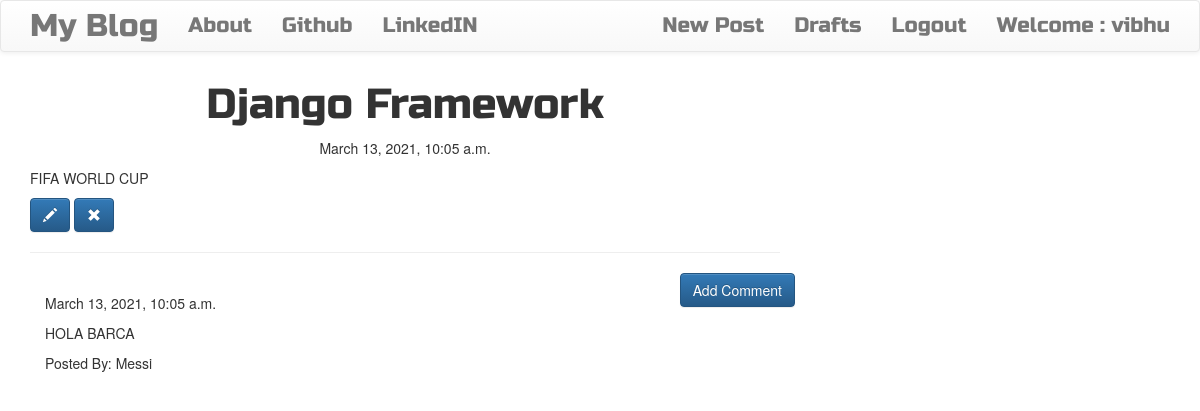
Screenshot of /post/3 (signed in) with the database file from the repository.
### blog/models.py (models this page shows, shortened)
class Post(models.Model):
    author = models.ForeignKey('auth.User', on_delete = models.CASCADE)
    title = models.CharField(max_length = 256)
    text = models.TextField()
    created_date = models.DateTimeField(default = timezone.now)
    published_date = models.DateTimeField(blank=True,null=True)

class Comment(models.Model):
    post = models.ForeignKey('blog.Post',related_name = 'comments',on_delete=models.CASCADE)
    author = models.CharField(max_length=256)
    text = models.TextField()
    created_date = models.DateTimeField(default = timezone.now)
    approved_comment = models.BooleanField(default = False)

### blog/views.py (the view)
# urls.py: path('post/<int:pk>',views.PostDetailView.as_view(),name='post_detail'),
class PostDetailView(DetailView):
    model = Post

### blog/templates/blog/post_detail.html (shortened to what this page needs)
{% extends 'blog/base.html'%}
{%block content%}
  <h1 class="posttitle loader">{{post.title}}</h1>
  {% if post.published_date %}
    <div class="date postdate">
      {{post.published_date}}
    </div>
  {%else%}
    <a class="btn btn-default" href="{% url 'post_publish' pk=post.pk %}">Publish</a>
  {%endif%}
    <p class='postcontent'>{{post.text|safe|linebreaksbr}}</p>
    {% if user.is_authenticated %}
      <a class="btn btn-primary" href="{% url 'post_edit' pk=post.pk %}">
        <span class="glyphicon glyphicon-pencil"></span>
      </a>
      <a class="btn btn-primary" href="{% url 'post_remove' pk=post.pk %}">
        <span class="glyphicon glyphicon-remove"></span>
      </a>
    {%endif%}
    <hr>
    <a class="btn btn-primary btn-comment" href="{% url 'add_comment_to_post' pk=post.pk %}">Add Comment</a>
    <div class="container">
      {% for comment in post.comments.all%}
        <br>
        {% if user.is_authenticated or comment.approved_comment%}
          {{comment.created_date}}
            <p>{{comment.text|safe|linebreaks}}</p>
            <p>Posted By: {{comment.author}}</p>
        {%endif%}
        {%empty%}
          <p>No Comments!</p>
      {%endfor%}
    </div>
{% endblock %}

### blog/templates/blog/base.html (shortened to what this page needs)
<!DOCTYPE html>
{% load static %}
<html lang="en" dir="ltr">
  <head>
    <link rel="stylesheet" href="https://stackpath.bootstrapcdn.com/bootstrap/3.4.1/css/bootstrap.min.css">
    <link rel="stylesheet" href="https://stackpath.bootstrapcdn.com/bootstrap/3.4.1/css/bootstrap-theme.min.css">
    <link rel="stylesheet" href="//cdn.jsdelivr.net/npm/medium-editor@latest/dist/css/medium-editor.min.css" type="text/css" media="screen" charset="utf-8">
    <link rel="stylesheet" href="{% static 'css/blog.css' %}">
  </head>
  <body class="loader">
    <nav class="navbar navbar-default techfont custom-navbar">
      <div class="container">
        <ul class="nav navbar-nav">
          <li><a class="navbar-brand bigbrand" href="{% url 'post_list' %}">My Blog</a></li>
          <li><a class="nav-item nav-link" href="{% url 'about' %}">About</a></li>
          <li><a class="nav-item nav-link" href="https://www.github.com">Github</a></li>
          <li><a class="nav-item nav-link" href="https://www.linkedin.com">LinkedIN</a></li>
        </ul>
        <ul class="nav navbar-nav navbar-right">
          {% if user.is_authenticated %}
            <li><a href="{% url 'post_new' %}">New Post</a></li>
            <li><a href="{% url 'post_draft_list' %}">Drafts</a></li>
            <li><a href="{% url 'logout' %}">Logout</a></li>
            <li><a>Welcome : {{user.username}}</a></li>
          {%else%}
            <li><a href="{% url 'register' %}">Register</a></li>
            <li><a class="nav navbar-right"href="{% url 'login' %}"><span class="glyphicon glyphicon-user"></span></a></li>
          {% endif %}
        </ul>
      </div>
    </nav>
    <div class="content container">
      <div class="row">
        <div class="col-md-8">
          <div class="blog_posts">
            {% block content %}
            {% endblock %}
          </div>
        </div>
      </div>
    </div>
  </body>
</html>

### blog/static/css/blog.css (style rules this page uses)
.techfont { font-family : 'Russo One',sans-serif; font-size : 1.5em; margin-bottom : 10px; }
.bigbrand { font-size : 1.5em; }
.postdate { text-align : center; }
.posttitle { font-family : 'Russo One',sans-serif; font-size : 3em; text-align : center; }
.postcontent { font-family: 'Montserrat'; font-size : 1.5em; }
.btn-comment { position : absolute; right : 0px; }
.loader { filter:hue-rotate(0deg); color:linear-gradient(45deg,#0f8,#08f); animation:hue 10000ms infinite linear; }

### rows the page displays
Post: title "Django Framework", published_date "March 13, 2021, 10:05 a.m.", text "FIFA WORLD CUP"
Comment: created_date "March 13, 2021, 10:05 a.m.", text "HOLA BARCA", author "Messi"

### other values shown
{{ user.username }} "vibhu"
